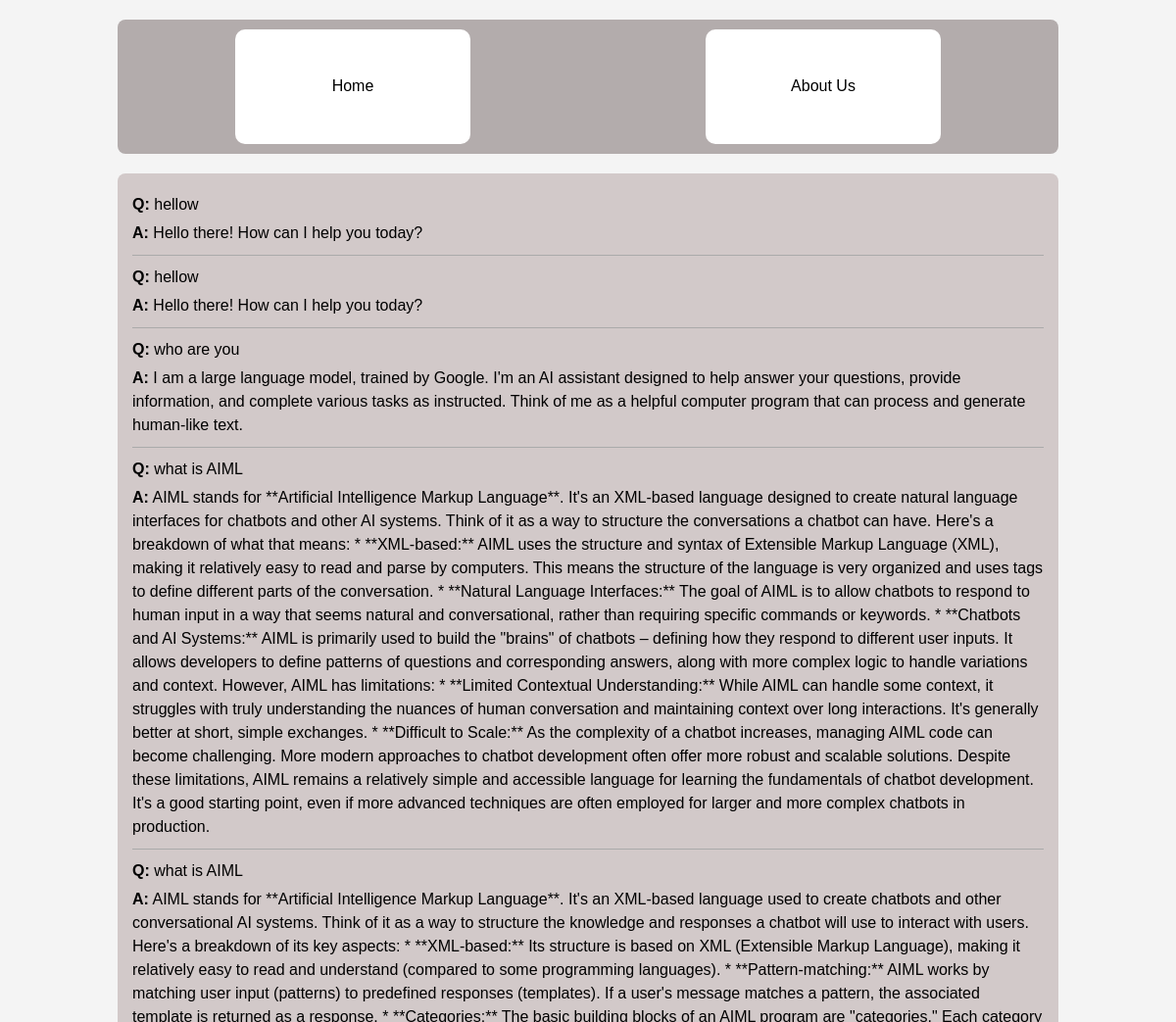
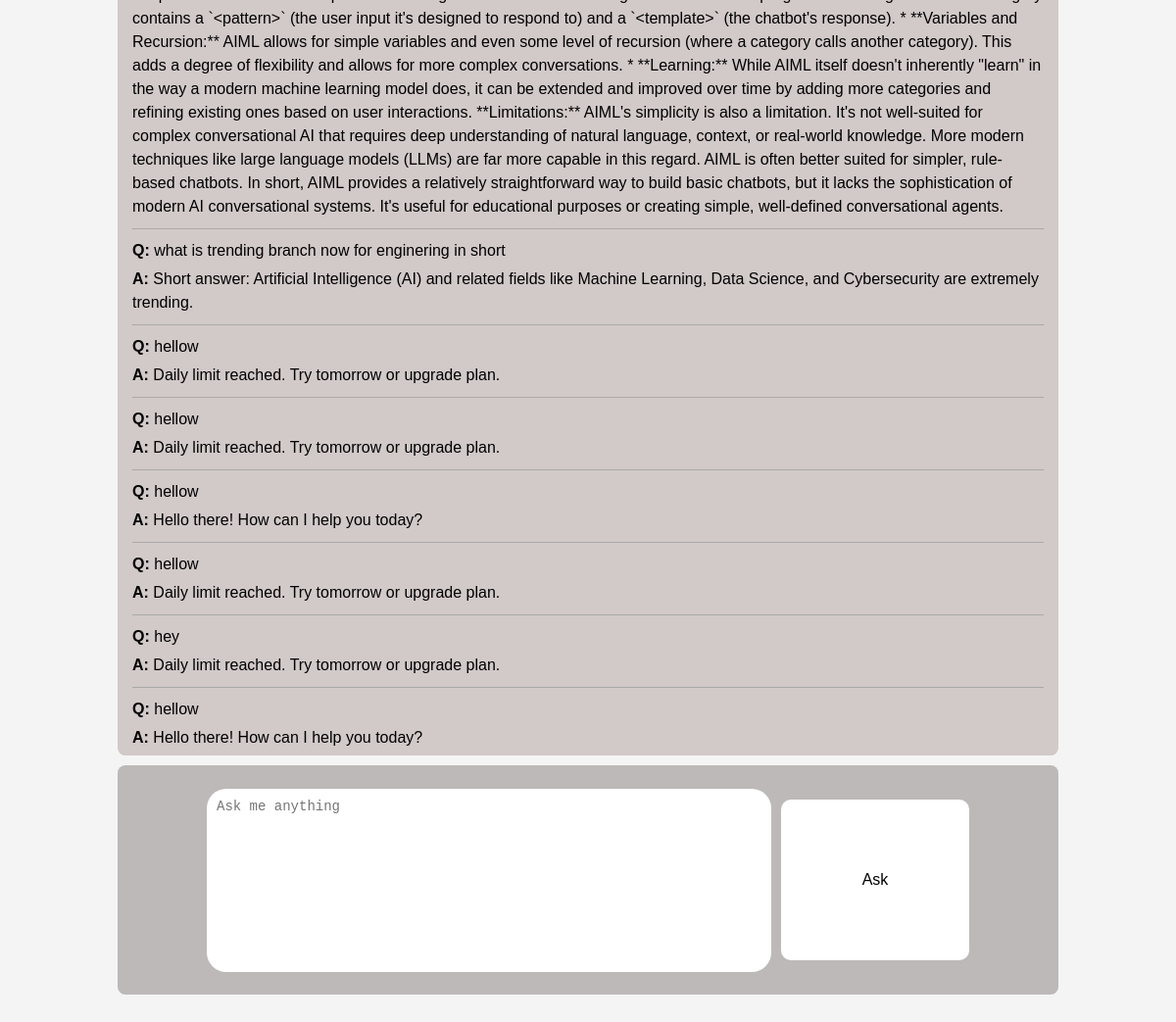
The page / on the database its author committed (2 pictures, top to bottom).
### app.py (models this page shows)
class SQL(db.Model):
    id = db.Column(db.Integer, primary_key=True)
    question = db.Column(db.Text)
    ans = db.Column(db.Text)

### app.py (the view)
@app.route('/')
def home():
    data = SQL.query.all()
    return render_template('home.html', data=data)

### templates/home.html (shortened to what this page needs)
<!DOCTYPE html>
<html lang="en">
<head>
</head>
<body>
    <nav>
        <a href="/"><button>Home</button></a>
        <a href="/aboutus"><button>About Us</button></a>
    </nav>
    <main id="chat">
        {% for item in data %}
        <p><strong>Q:</strong> {{ item.question }}</p>
        <p><strong>A:</strong> {{ item.ans }}</p>
        <hr>
        {% endfor %}
    </main>
    <div id="form">
        <textarea id="question" placeholder="Ask me anything"></textarea>
        <input type="button" value="Ask" onclick="sendQuestion()">
    </div>
</body>
</html>

### templates/home.html (style rules this page uses)
* { margin: 0; padding: 0; box-sizing: border-box; }
body { display: flex; flex-direction: column; align-items: center; font-family: Arial, sans-serif; background-color: #f4f4f4; }
nav { margin-top: 20px; background-color: #b3acac; display: flex; justify-content: space-around; width: 80vw; padding: 10px 0; border-radius: 8px; }
button { height: 5vh; width: 20vw; border-radius: 10px; cursor: pointer; border: none; font-size: 16px; background-color: #fff; }
main { background-color: rgb(210, 201, 201); height: 70vh; width: 80vw; overflow-y: auto; padding: 15px; margin-top: 20px; border-radius: 8px; }
main p { font-size: 16px; margin: 5px 0; line-height: 1.5; }
hr { margin: 10px 0; border: none; height: 1px; background-color: #aaa; }
#form { background-color: rgb(189, 185, 185); width: 80vw; height: 10vh; display: flex; justify-content: center; align-items: center; text-align: center; margin-top: 10px; border-radius: 8px; }
#form textarea { height: 8vh; width: 60%; padding: 10px; border-radius: 20px; border: none; resize: none; font-size: 14px; }
#form input[type="button"] { margin-left: 10px; height: 7vh; width: 20%; border-radius: 10px; cursor: pointer; border: none; font-size: 16px; background-color: white; }

### rows shown on the page
SQL: question "hellow", ans "Hello there! How can I help you today?"
SQL: question "hellow", ans "Hello there! How can I help you today?"
SQL: question "who are you", ans "I am a large language model, trained by Google. I'm an AI assistant designed to help answer your questions, provide information, and complete various tasks as instructed. Think of me as a helpful computer program that can process and generate human-like text."
SQL: question "what is AIML", ans "AIML stands for **Artificial Intelligence Markup Language**. It's an XML-based language designed to create natural language interfaces for chatbots and other AI systems. Think of it as a way to structure the conversations a chatbot can have. Here's a breakdown of what that means: * **XML-based:** AIML uses the structure and syntax of Extensible Markup Language (XML), making it relatively easy to read and parse by computers. This means the structure of the language is very organized and uses tags to define different parts of the conversation. * **Natural Language Interfaces:** The goal of AIML is to allow chatbots to respond to human input in a way that seems natural and conversational,…"
SQL: question "what is AIML", ans "AIML stands for **Artificial Intelligence Markup Language**. It's an XML-based language used to create chatbots and other conversational AI systems. Think of it as a way to structure the knowledge and responses a chatbot will use to interact with users. Here's a breakdown of its key aspects: * **XML-based:** Its structure is based on XML (Extensible Markup Language), making it relatively easy to read and understand (compared to some programming languages). * **Pattern-matching:** AIML works by matching user input (patterns) to predefined responses (templates). If a user's message matches a pattern, the associated template is returned as a response. * **Categories:** The basic building…"
SQL: question "what is trending branch now for enginering in short", ans "Short answer: Artificial Intelligence (AI) and related fields like Machine Learning, Data Science, and Cybersecurity are extremely trending."
SQL: question "hellow", ans "Daily limit reached. Try tomorrow or upgrade plan."
SQL: question "hellow", ans "Daily limit reached. Try tomorrow or upgrade plan."
SQL: question "hellow", ans "Hello there! How can I help you today?"
SQL: question "hellow", ans "Daily limit reached. Try tomorrow or upgrade plan."
SQL: question "hey", ans "Daily limit reached. Try tomorrow or upgrade plan."
SQL: question "hellow", ans "Hello there! How can I help you today?"
